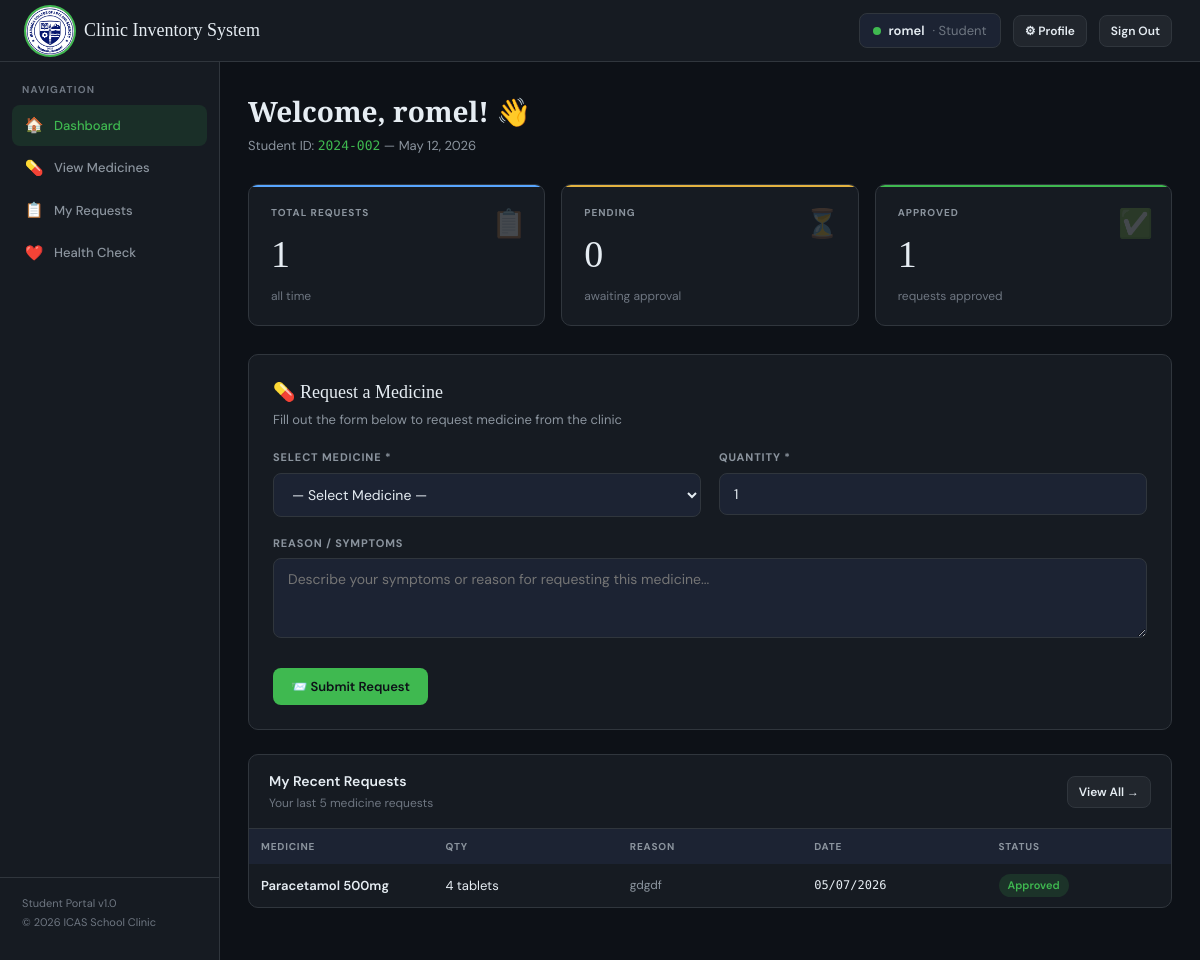
/user_dashboard.php (signed in), run on the app's committed database.
### tables this page shows
CREATE TABLE `medicine_requests` (
  `request_id` int(11) NOT NULL,
  `user_id` int(11) NOT NULL,
  `medicine_id` int(11) NOT NULL,
  `quantity` int(11) DEFAULT 1,
  `reason` text DEFAULT NULL,
  `status` varchar(20) DEFAULT 'Pending',
  `requested_at` datetime DEFAULT current_timestamp(),
  `acted_at` datetime DEFAULT NULL,
  `admin_notes` text DEFAULT NULL
);

CREATE TABLE `medicines` (
  `medicine_id` int(11) NOT NULL,
  `medicine_name` varchar(100) NOT NULL,
  `category` varchar(50) DEFAULT NULL,
  `quantity` int(11) DEFAULT 0,
  `unit` varchar(20) DEFAULT NULL,
  `expiration_date` date DEFAULT NULL,
  `date_added` date DEFAULT NULL,
  `status` varchar(20) DEFAULT 'In Stock',
  `remarks` text DEFAULT NULL,
  `image` varchar(255) DEFAULT NULL
);

### user_dashboard.php (the view, shortened to what this page needs)
<?php
require_once __DIR__ . '/config/db.php';
$user_id   = $_SESSION['user_id'];
$user_name = $_SESSION['user_name'];
$student_id = $_SESSION['student_id'];
$requests = $conn->prepare("
    SELECT mr.*, m.medicine_name, m.unit, m.image
    FROM medicine_requests mr
    JOIN medicines m ON mr.medicine_id = m.medicine_id
    WHERE mr.user_id = ?
    ORDER BY mr.requested_at DESC
    LIMIT 5
");
$requests->bind_param("i", $user_id);
$requests->execute();
$myRequests = $requests->get_result();
$totalReq   = $conn->prepare("SELECT COUNT(*) AS c FROM medicine_requests WHERE user_id = ?");
$totalReq->bind_param("i", $user_id);
$totalReq->execute();
$totalCount = $totalReq->get_result()->fetch_assoc()['c'];
$pendingReq = $conn->prepare("SELECT COUNT(*) AS c FROM medicine_requests WHERE user_id = ? AND status = 'Pending'");
$pendingReq->bind_param("i", $user_id);
$pendingReq->execute();
$pendingCount = $pendingReq->get_result()->fetch_assoc()['c'];
$approvedReq = $conn->prepare("SELECT COUNT(*) AS c FROM medicine_requests WHERE user_id = ? AND status = 'Approved'");
$approvedReq->bind_param("i", $user_id);
$approvedReq->execute();
$approvedCount = $approvedReq->get_result()->fetch_assoc()['c'];
?>
<!DOCTYPE html>
<html lang="en">
<head>
  <link rel="stylesheet" href="assets/css/style.css">
</head>
<body>
<div class="topbar">
  <div class="topbar-left">
    <div class="topbar-logo">
      <img src="assets/images/logo.png" alt="Logo"
           style="width:52px;height:52px;object-fit:cover;border-radius:50%;border:2px solid #3fb950;">
    </div>
    <div class="topbar-title">Clinic Inventory System</div>
  </div>
  <div class="topbar-right">
    <div class="topbar-user">
      <div class="user-dot"></div>
      <span><?= htmlspecialchars($user_name) ?></span>
      <span class="user-role">· Student</span>
    </div>
    <a href="user_profile.php" class="btn btn-secondary btn-sm">⚙ Profile</a>
    <a href="user_logout.php"  class="btn btn-secondary btn-sm">Sign Out</a>
  </div>
</div>
<div class="layout">
  <aside class="sidebar">
    <div class="sidebar-section">
      <div class="sidebar-label">Navigation</div>
      <a href="user_dashboard.php" class="nav-item active">
        <span class="nav-icon">🏠</span> Dashboard
      </a>
      <a href="user_medicines.php" class="nav-item">
        <span class="nav-icon">💊</span> View Medicines
      </a>
      <a href="user_requests.php" class="nav-item">
        <span class="nav-icon">📋</span> My Requests
      </a>
      <a href="health_check.php" class="nav-item">
  <span class="nav-icon">❤️</span> Health Check
</a>
    </div>
    <div class="sidebar-footer">
      <div class="sidebar-build">Student Portal v1.0</div>
      <div class="sidebar-build">© <?= date('Y') ?> ICAS School Clinic</div>
    </div>
  </aside>
  <main class="main-content">
    <div class="page-header">
      <div>
        <h1>Welcome, <?= htmlspecialchars(explode(' ', $user_name)[0]) ?>! 👋</h1>
        <p>Student ID: <span style="font-family:'DM Mono',monospace;color:var(--accent)"><?= htmlspecialchars($student_id) ?></span> — <?= date('F d, Y') ?></p>
      </div>
    </div>
    <div class="stats-grid" style="grid-template-columns:repeat(3,1fr);margin-bottom:28px;">
      <div class="stat-card blue">
        <div class="stat-label">Total Requests</div>
        <div class="stat-value"><?= $totalCount ?></div>
        <div class="stat-sub">all time</div>
        <div class="stat-icon">📋</div>
      </div>
      <div class="stat-card yellow">
        <div class="stat-label">Pending</div>
        <div class="stat-value"><?= $pendingCount ?></div>
        <div class="stat-sub">awaiting approval</div>
        <div class="stat-icon">⏳</div>
      </div>
      <div class="stat-card green">
        <div class="stat-label">Approved</div>
        <div class="stat-value"><?= $approvedCount ?></div>
        <div class="stat-sub">requests approved</div>
        <div class="stat-icon">✅</div>
      </div>
    </div>
    <div class="table-card" style="padding:24px;margin-bottom:24px;">
      <div style="margin-bottom:20px;">
        <div style="font-family:'Playfair Display',serif;font-size:18px;margin-bottom:4px;">💊 Request a Medicine</div>
        <div style="font-size:13px;color:var(--text2)">Fill out the form below to request medicine from the clinic</div>
      </div>
      <form method="POST" action="user_dashboard.php">
        <div class="form-grid">
          <div class="field">
            <label>Select Medicine *</label>
            <select name="medicine_id" required style="width:100%;background:var(--surface2);border:1px solid var(--border);border-radius:8px;padding:11px 14px;font-size:14px;color:var(--text);outline:none;">
              <option value="">— Select Medicine —</option>
            </select>
          </div>
          <div class="field">
            <label>Quantity *</label>
            <input type="number" name="quantity" min="1" value="1"
                   style="width:100%;background:var(--surface2);border:1px solid var(--border);border-radius:8px;padding:11px 14px;font-size:14px;color:var(--text);outline:none;">
          </div>
          <div class="field span2">
            <label>Reason / Symptoms</label>
            <textarea name="reason"
                      placeholder="Describe your symptoms or reason for requesting this medicine..."
                      style="width:100%;background:var(--surface2);border:1px solid var(--border);border-radius:8px;padding:11px 14px;font-size:14px;color:var(--text);outline:none;min-height:80px;resize:vertical;"></textarea>
          </div>
        </div>
        <div style="margin-top:16px;">
          <button type="submit" class="btn btn-primary">📨 Submit Request</button>
        </div>
      </form>
    </div>
    <div class="table-card">
      <div class="table-card-header">
        <div>
          <h3>My Recent Requests</h3>
          <p>Your last 5 medicine requests</p>
        </div>
        <a href="user_requests.php" class="btn btn-secondary btn-sm">View All →</a>
      </div>
      <table>
        <thead><tr>
          <th>Medicine</th>
          <th>Qty</th>
          <th>Reason</th>
          <th>Date</th>
          <th>Status</th>
        </tr></thead>
        <tbody>
        <?php if ($myRequests->num_rows > 0): while ($r = $myRequests->fetch_assoc()):
          $statusColor = match($r['status']) {
            'Approved' => 'in-stock',
            'Pending'  => 'low-stock',
            'Rejected' => 'out-stock',
            default    => ''
          };
        ?>
          <tr>
            <td><div class="med-name"><?= htmlspecialchars($r['medicine_name']) ?></div></td>
            <td><?= $r['quantity'] ?> <?= htmlspecialchars($r['unit'] ?: '') ?></td>
            <td style="color:var(--text2);font-size:12px;max-width:200px;">
              <?= $r['reason'] ? htmlspecialchars($r['reason']) : '—' ?>
            </td>
            <td class="mono"><?= date('m/d/Y', strtotime($r['requested_at'])) ?></td>
            <td><span class="badge <?= $statusColor ?>"><?= htmlspecialchars($r['status']) ?></span></td>
          </tr>
        <?php endwhile; endif; ?>
        </tbody>
      </table>
    </div>
  </main>
</div>
</body>
</html>

### data on the page
medicine_requests: medicine.medicine_name "Paracetamol 500mg", quantity "4", medicine.unit "tablets", reason "gdgdf", requested_at "05/07/2026", status "Approved"

### other printed values
$user_name "romel"
explode(' ', $user_name)[0] "romel"
$student_id "2024-002"
$totalCount "1"
$pendingCount "0"
$approvedCount "1"
